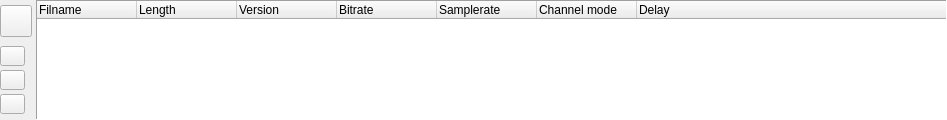
<ui version="4.0" >
 <author></author>
 <comment></comment>
 <exportmacro></exportmacro>
 <class>TTAudioFileListWidget</class>
 <widget class="QWidget" name="TTAudioFileListWidget" >
  <property name="geometry" >
   <rect>
    <x>0</x>
    <y>0</y>
    <width>947</width>
    <height>120</height>
   </rect>
  </property>
  <property name="sizePolicy" >
   <sizepolicy>
    <hsizetype>5</hsizetype>
    <vsizetype>5</vsizetype>
    <horstretch>0</horstretch>
    <verstretch>1</verstretch>
   </sizepolicy>
  </property>
  <property name="minimumSize" >
   <size>
    <width>640</width>
    <height>120</height>
   </size>
  </property>
  <property name="windowTitle" >
   <string>Form</string>
  </property>
  <layout class="QGridLayout" >
   <property name="margin" >
    <number>0</number>
   </property>
   <property name="spacing" >
    <number>4</number>
   </property>
   <item row="0" column="0" >
    <layout class="QVBoxLayout" >
     <property name="margin" >
      <number>0</number>
     </property>
     <property name="spacing" >
      <number>4</number>
     </property>
     <item>
      <widget class="QPushButton" name="pbAudioFileOpen" >
       <property name="sizePolicy" >
        <sizepolicy>
         <hsizetype>0</hsizetype>
         <vsizetype>0</vsizetype>
         <horstretch>0</horstretch>
         <verstretch>0</verstretch>
        </sizepolicy>
       </property>
       <property name="minimumSize" >
        <size>
         <width>32</width>
         <height>32</height>
        </size>
       </property>
       <property name="maximumSize" >
        <size>
         <width>32</width>
         <height>32</height>
        </size>
       </property>
       <property name="text" >
        <string/>
       </property>
       <property name="icon" >
        <iconset resource="audiofilelistwidget.qrc" >:/pixmaps/pixmaps/fileopen_24.xpm</iconset>
       </property>
      </widget>
     </item>
     <item>
      <layout class="QVBoxLayout" >
       <property name="margin" >
        <number>0</number>
       </property>
       <property name="spacing" >
        <number>4</number>
       </property>
       <item>
        <widget class="QPushButton" name="pbAudioEntryUp" >
         <property name="sizePolicy" >
          <sizepolicy>
           <hsizetype>0</hsizetype>
           <vsizetype>0</vsizetype>
           <horstretch>0</horstretch>
           <verstretch>0</verstretch>
          </sizepolicy>
         </property>
         <property name="minimumSize" >
          <size>
           <width>25</width>
           <height>15</height>
          </size>
         </property>
         <property name="maximumSize" >
          <size>
           <width>25</width>
           <height>20</height>
          </size>
         </property>
         <property name="text" >
          <string/>
         </property>
         <property name="icon" >
          <iconset resource="audiofilelistwidget.qrc" >:/pixmaps/pixmaps/uparrow_18.xpm</iconset>
         </property>
        </widget>
       </item>
       <item>
        <widget class="QPushButton" name="pbAudioEntryDelete" >
         <property name="sizePolicy" >
          <sizepolicy>
           <hsizetype>0</hsizetype>
           <vsizetype>0</vsizetype>
           <horstretch>0</horstretch>
           <verstretch>0</verstretch>
          </sizepolicy>
         </property>
         <property name="minimumSize" >
          <size>
           <width>25</width>
           <height>15</height>
          </size>
         </property>
         <property name="maximumSize" >
          <size>
           <width>25</width>
           <height>20</height>
          </size>
         </property>
         <property name="text" >
          <string/>
         </property>
         <property name="icon" >
          <iconset resource="audiofilelistwidget.qrc" >:/pixmaps/pixmaps/cancel_18.xpm</iconset>
         </property>
        </widget>
       </item>
       <item>
        <widget class="QPushButton" name="pbAudioEntryDown" >
         <property name="sizePolicy" >
          <sizepolicy>
           <hsizetype>0</hsizetype>
           <vsizetype>0</vsizetype>
           <horstretch>0</horstretch>
           <verstretch>0</verstretch>
          </sizepolicy>
         </property>
         <property name="minimumSize" >
          <size>
           <width>25</width>
           <height>15</height>
          </size>
         </property>
         <property name="maximumSize" >
          <size>
           <width>25</width>
           <height>20</height>
          </size>
         </property>
         <property name="text" >
          <string/>
         </property>
         <property name="icon" >
          <iconset resource="audiofilelistwidget.qrc" >:/pixmaps/pixmaps/downarrow_18.xpm</iconset>
         </property>
        </widget>
       </item>
      </layout>
     </item>
    </layout>
   </item>
   <item row="0" column="1" >
    <widget class="QTreeWidget" name="audioListView" >
     <property name="focusPolicy" >
      <enum>Qt::StrongFocus</enum>
     </property>
     <property name="contextMenuPolicy" >
      <enum>Qt::CustomContextMenu</enum>
     </property>
     <property name="frameShape" >
      <enum>QFrame::Panel</enum>
     </property>
     <property name="frameShadow" >
      <enum>QFrame::Sunken</enum>
     </property>
     <property name="rootIsDecorated" >
      <bool>false</bool>
     </property>
     <property name="itemsExpandable" >
      <bool>false</bool>
     </property>
     <property name="columnCount" >
      <number>7</number>
     </property>
     <property name="sortingEnabled" >
      <bool>false</bool>
     </property>
     <column>
      <property name="text" >
       <string>Filname</string>
      </property>
     </column>
     <column>
      <property name="text" >
       <string>Length</string>
      </property>
     </column>
     <column>
      <property name="text" >
       <string>Version</string>
      </property>
     </column>
     <column>
      <property name="text" >
       <string>Bitrate</string>
      </property>
     </column>
     <column>
      <property name="text" >
       <string>Samplerate</string>
      </property>
     </column>
     <column>
      <property name="text" >
       <string>Channel mode</string>
      </property>
     </column>
     <column>
      <property name="text" >
       <string>Delay</string>
      </property>
     </column>
    </widget>
   </item>
  </layout>
 </widget>
 <pixmapfunction></pixmapfunction>
 <resources>
  <include location="audiofilelistwidget.qrc" />
 </resources>
 <connections/>
</ui>
